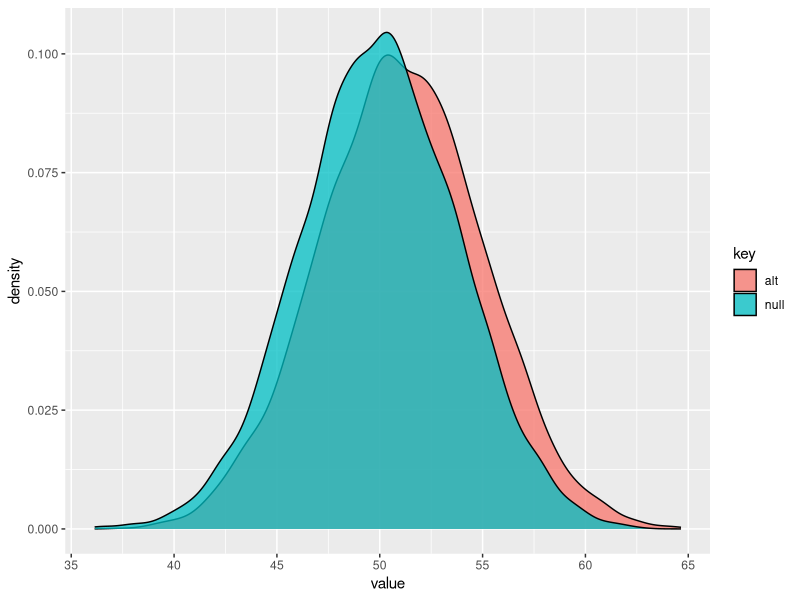
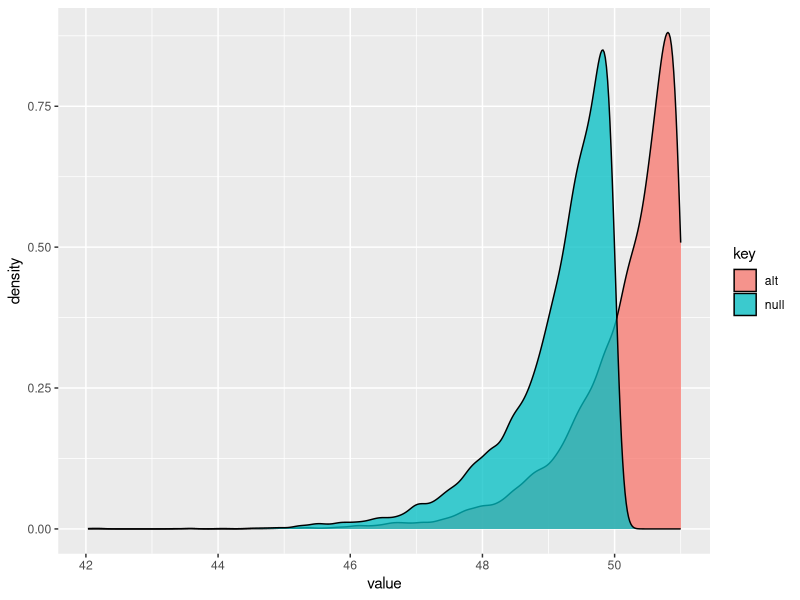
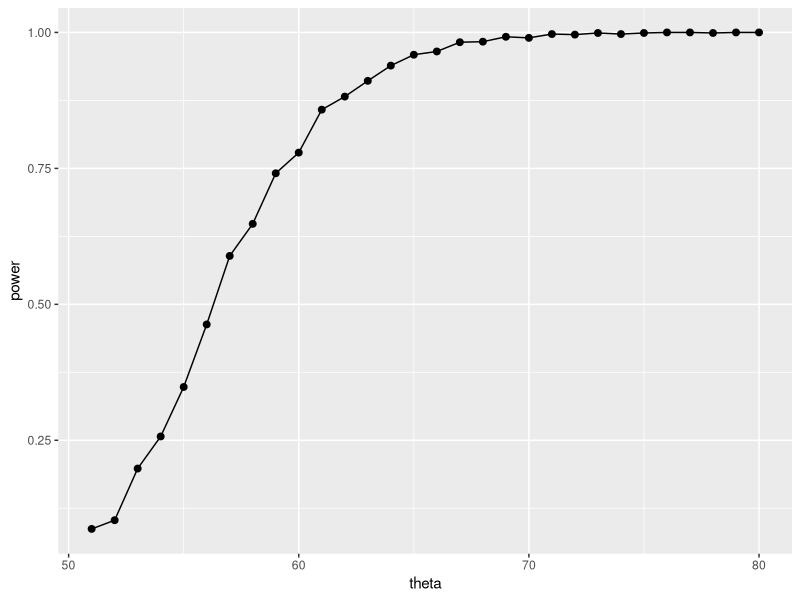
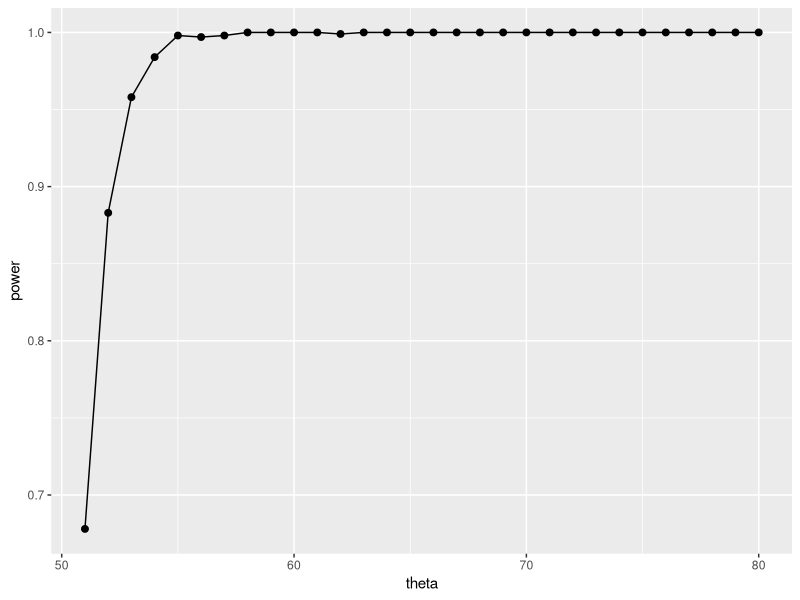
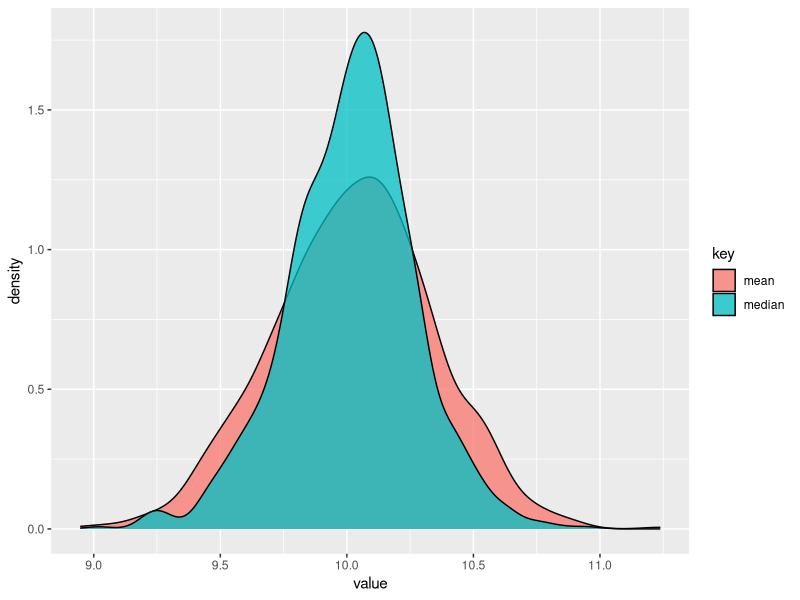

Write R code to recreate these figures, in order.
## ---- chunk 1
knitr::opts_chunk$set(echo = TRUE)
set.seed(288942)
library(tidyverse)
## ---- chunk 2
k <- 10000 # often a good idea to define variables to hold things like the number of samples
## ---- chunk 3
us <- runif(k)
gus <- log(1/us)^3
mean(gus) # estimate
t.test(gus, conf.level = 0.95)$conf.int
## ---- chunk 4
rd <- runif(k)
f <- rd^2
mean(f)
t.test(f, conf.level = 0.95)$conf.int
## ---- chunk 5
x <- runif(k, min = -2, max = 2)
y <- runif(k)
hx <- 4 * x^2 * cos(x*y)
mean(hx)
t.test(hx, conf.level = 0.95)$conf.int
## ---- chunk 6
g <- function(x) {exp(-abs(x))}
h <- function(x) {g(x)/dnorm(x)}
hx <- h(rnorm(k))
mean(hx)
t.test(hx, conf.level = 0.95)$conf.int
## ---- chunk 7
## the `rerun` function will run the code snippet in { ... } and save the results to a list.
null_samples <- rerun(10000, { runif(56, min = 0, max = 50)})
alt_samples  <- rerun(10000, { runif(56, min = 0, max = 51)})
# you can use map_dbl() to compute your test statistic on each sample.
## ---- chunk 8
null_samples <- rerun(10000, { runif(56, min = 0, max = 50)})
alt_samples  <- rerun(10000, { runif(56, min = 0, max = 51)})
mean_dist_null <- map_dbl(null_samples, function(x){2*mean(x)})
mean_dist_alt <- map_dbl(alt_samples, function(x){2*mean(x)})
df <- data.frame(null = mean_dist_null, 
                 alt = mean_dist_alt) %>% gather %>% mutate(key = factor(key))
ggplot(df, aes(x = value, fill = key)) + geom_density(alpha = 0.75)
rr <- quantile(mean_dist_null, 0.95)
rr
pp <- mean(mean_dist_alt >= rr)
pp
## ---- chunk 9
mean_dist_null <- map_dbl(null_samples, function(x){max(x)})
mean_dist_alt <- map_dbl(alt_samples, function(x){max(x)})
df <- data.frame(null = mean_dist_null, 
                 alt = mean_dist_alt) %>% gather %>% mutate(key = factor(key))
ggplot(df, aes(x = value, fill = key)) + geom_density(alpha = 0.75)
rr <- quantile(mean_dist_null, 0.95)
pp <- mean(mean_dist_alt >= rr)
pp
## ---- chunk 10
theta_power <- 51:80
## ---- chunk 11

power_n_mean <- map_dbl(theta_power, function(x) {
  null_samples <- rerun(1000, { runif(56, min = 0, max = 50)})
  alt_samples <- rerun(1000, { runif(56, min = 0, max = x)})
  mean_dist_null <- map_dbl(null_samples, function(y){2*mean(y)})
  mean_dist_alt <- map_dbl(alt_samples, function(y){2*mean(y)})
  rr <- quantile(mean_dist_null, 0.95)
  mean(mean_dist_alt >= rr)
})

temp = 0
for(i in power_n_mean){
  if(i > 0.8){
    temp <- temp + 1
  }
}
num_mean <- 80-temp+1

df2 <- data.frame(theta = theta_power, power = power_n_mean)
ggplot(df2, aes(x = theta, y = power)) + geom_point(size = 2) + geom_line()

power_n_max <- map_dbl(theta_power, function(x) {
  null_samples <- rerun(1000, { runif(56, min = 0, max = 50)})
  alt_samples <- rerun(1000, { runif(56, min = 0, max = x)})
  mean_dist_null <- map_dbl(null_samples, function(y){max(y)})
  mean_dist_alt <- map_dbl(alt_samples, function(y){max(y)})
  rr <- quantile(mean_dist_null, 0.95)
  mean(mean_dist_alt >= rr)
})

temp = 0
for(i in power_n_max){
  if(i > 0.8){
    temp <- temp + 1
  }
}
num_max <- 80-temp+1

df3 <- data.frame(theta = theta_power, power = power_n_max)
ggplot(df3, aes(x = theta, y = power)) + geom_point(size = 2) + geom_line()

num_mean
num_max
## ---- chunk 12
fish <- structure(list(Obs = 1:159, Species = c(1L, 1L, 1L, 1L, 1L, 1L, 
1L, 1L, 1L, 1L, 1L, 1L, 1L, 1L, 1L, 1L, 1L, 1L, 1L, 1L, 1L, 1L, 
1L, 1L, 1L, 1L, 1L, 1L, 1L, 1L, 1L, 1L, 1L, 1L, 1L, 2L, 2L, 2L, 
2L, 2L, 2L, 3L, 3L, 3L, 3L, 3L, 3L, 3L, 3L, 3L, 3L, 3L, 3L, 3L, 
3L, 3L, 3L, 3L, 3L, 3L, 3L, 4L, 4L, 4L, 4L, 4L, 4L, 4L, 4L, 4L, 
4L, 4L, 5L, 5L, 5L, 5L, 5L, 5L, 5L, 5L, 5L, 5L, 5L, 5L, 5L, 5L, 
6L, 6L, 6L, 6L, 6L, 6L, 6L, 6L, 6L, 6L, 6L, 6L, 6L, 6L, 6L, 6L, 
6L, 7L, 7L, 7L, 7L, 7L, 7L, 7L, 7L, 7L, 7L, 7L, 7L, 7L, 7L, 7L, 
7L, 7L, 7L, 7L, 7L, 7L, 7L, 7L, 7L, 7L, 7L, 7L, 7L, 7L, 7L, 7L, 
7L, 7L, 7L, 7L, 7L, 7L, 7L, 7L, 7L, 7L, 7L, 7L, 7L, 7L, 7L, 7L, 
7L, 7L, 7L, 7L, 7L, 7L, 7L, 7L, 7L), Weight = c(242, 290, 340, 
363, 430, 450, 500, 390, 450, 500, 475, 500, 500, NA, 600, 600, 
700, 700, 610, 650, 575, 685, 620, 680, 700, 725, 720, 714, 850, 
1000, 920, 955, 925, 975, 950, 270, 270, 306, 540, 800, 1000, 
40, 69, 78, 87, 120, 0, 110, 120, 150, 145, 160, 140, 160, 169, 
161, 200, 180, 290, 272, 390, 55, 60, 90, 120, 150, 140, 170, 
145, 200, 273, 300, 6.7, 7.5, 7, 9.7, 9.8, 8.7, 10, 9.9, 9.8, 
12.2, 13.4, 12.2, 19.7, 19.9, 200, 300, 300, 300, 430, 345, 456, 
510, 540, 500, 567, 770, 950, 1250, 1600, 1550, 1650, 5.9, 32, 
40, 51.5, 70, 100, 78, 80, 85, 85, 110, 115, 125, 130, 120, 120, 
130, 135, 110, 130, 150, 145, 150, 170, 225, 145, 188, 180, 197, 
218, 300, 260, 265, 250, 250, 300, 320, 514, 556, 840, 685, 700, 
700, 690, 900, 650, 820, 850, 900, 1015, 820, 1100, 1000, 1100, 
1000, 1000), Length1 = c(23.2, 24, 23.9, 26.3, 26.5, 26.8, 26.8, 
27.6, 27.6, 28.5, 28.4, 28.7, 29.1, 29.5, 29.4, 29.4, 30.4, 30.4, 
30.9, 31, 31.3, 31.4, 31.5, 31.8, 31.9, 31.8, 32, 32.7, 32.8, 
33.5, 35, 35, 36.2, 37.4, 38, 23.6, 24.1, 25.6, 28.5, 33.7, 37.3, 
12.9, 16.5, 17.5, 18.2, 18.6, 19, 19.1, 19.4, 20.4, 20.5, 20.5, 
21, 21.1, 22, 22, 22.1, 23.6, 24, 25, 29.5, 13.5, 14.3, 16.3, 
17.5, 18.4, 19, 19, 19.8, 21.2, 23, 24, 9.3, 10, 10.1, 10.4, 
10.7, 10.8, 11.3, 11.3, 11.4, 11.5, 11.7, 12.1, 13.2, 13.8, 30, 
31.7, 32.7, 34.8, 35.5, 36, 40, 40, 40.1, 42, 43.2, 44.8, 48.3, 
52, 56, 56, 59, 7.5, 12.5, 13.8, 15, 15.7, 16.2, 16.8, 17.2, 
17.8, 18.2, 19, 19, 19, 19.3, 20, 20, 20, 20, 20, 20.5, 20.5, 
20.7, 21, 21.5, 22, 22, 22.6, 23, 23.5, 25, 25.2, 25.4, 25.4, 
25.4, 25.9, 26.9, 27.8, 30.5, 32, 32.5, 34, 34, 34.5, 34.6, 36.5, 
36.5, 36.6, 36.9, 37, 37, 37.1, 39, 39.8, 40.1, 40.2, 41.1), 
    Lenght2 = c(25.4, 26.3, 26.5, 29, 29, 29.7, 29.7, 30, 30, 
    30.7, 31, 31, 31.5, 32, 32, 32, 33, 33, 33.5, 33.5, 34, 34, 
    34.5, 35, 35, 35, 35, 36, 36, 37, 38.5, 38.5, 39.5, 41, 41, 
    26, 26.5, 28, 31, 36.4, 40, 14.1, 18.2, 18.8, 19.8, 20, 20.5, 
    20.8, 21, 22, 22, 22.5, 22.5, 22.5, 24, 23.4, 23.5, 25.2, 
    26, 27, 31.7, 14.7, 15.5, 17.7, 19, 20, 20.7, 20.7, 21.5, 
    23, 25, 26, 9.8, 10.5, 10.6, 11, 11.2, 11.3, 11.8, 11.8, 
    12, 12.2, 12.4, 13, 14.3, 15, 32.3, 34, 35, 37.3, 38, 38.5, 
    42.5, 42.5, 43, 45, 46, 48, 51.7, 56, 60, 60, 63.4, 8.4, 
    13.7, 15, 16.2, 17.4, 18, 18.7, 19, 19.6, 20, 21, 21, 21, 
    21.3, 22, 22, 22, 22, 22, 22.5, 22.5, 22.7, 23, 23.5, 24, 
    24, 24.6, 25, 25.6, 26.5, 27.3, 27.5, 27.5, 27.5, 28, 28.7, 
    30, 32.8, 34.5, 35, 36.5, 36, 37, 37, 39, 39, 39, 40, 40, 
    40, 40, 42, 43, 43, 43.5, 44), Lenght3 = c(30, 31.2, 31.1, 
    33.5, 34, 34.7, 34.5, 35, 35.1, 36.2, 36.2, 36.2, 36.4, 37.3, 
    37.2, 37.2, 38.3, 38.5, 38.6, 38.7, 39.5, 39.2, 39.7, 40.6, 
    40.5, 40.9, 40.6, 41.5, 41.6, 42.6, 44.1, 44, 45.3, 45.9, 
    46.5, 28.7, 29.3, 30.8, 34, 39.6, 43.5, 16.2, 20.3, 21.2, 
    22.2, 22.2, 22.8, 23.1, 23.7, 24.7, 24.3, 25.3, 25, 25, 27.2, 
    26.7, 26.8, 27.9, 29.2, 30.6, 35, 16.5, 17.4, 19.8, 21.3, 
    22.4, 23.2, 23.2, 24.1, 25.8, 28, 29, 10.8, 11.6, 11.6, 12, 
    12.4, 12.6, 13.1, 13.1, 13.2, 13.4, 13.5, 13.8, 15.2, 16.2, 
    34.8, 37.8, 38.8, 39.8, 40.5, 41, 45.5, 45.5, 45.8, 48, 48.7, 
    51.2, 55.1, 59.7, 64, 64, 68, 8.8, 14.7, 16, 17.2, 18.5, 
    19.2, 19.4, 20.2, 20.8, 21, 22.5, 22.5, 22.5, 22.8, 23.5, 
    23.5, 23.5, 23.5, 23.5, 24, 24, 24.2, 24.5, 25, 25.5, 25.5, 
    26.2, 26.5, 27, 28, 28.7, 28.9, 28.9, 28.9, 29.4, 30.1, 31.6, 
    34, 36.5, 37.3, 39, 38.3, 39.4, 39.3, 41.4, 41.4, 41.3, 42.3, 
    42.5, 42.4, 42.5, 44.6, 45.2, 45.5, 46, 46.6), Heightpct = c(38.4, 
    40, 39.8, 38, 36.6, 39.2, 41.1, 36.2, 39.9, 39.3, 39.4, 39.7, 
    37.8, 37.3, 40.2, 41.5, 38.8, 38.8, 40.5, 37.4, 38.3, 40.8, 
    39.1, 38.1, 40.1, 40, 40.3, 39.8, 40.6, 44.5, 40.9, 41.1, 
    41.4, 40.6, 37.9, 29.2, 27.8, 28.5, 31.6, 29.7, 28.4, 25.6, 
    26.1, 26.3, 25.3, 28, 28.4, 26.7, 25.8, 23.5, 27.3, 27.8, 
    26.2, 25.6, 27.7, 25.9, 27.6, 25.4, 30.4, 28, 27.1, 41.5, 
    37.8, 37.4, 39.4, 39.7, 36.8, 40.5, 40.4, 40.1, 39.6, 39.2, 
    16.1, 17, 14.9, 18.3, 16.8, 15.7, 16.9, 16.9, 16.7, 15.6, 
    18, 16.5, 18.9, 18.1, 16, 15.1, 15.3, 15.8, 18, 15.6, 16, 
    15, 17, 14.5, 16, 15, 16.2, 17.9, 15, 15, 15.9, 24, 24, 23.9, 
    26.7, 24.8, 27.2, 26.8, 27.9, 24.7, 24.2, 25.3, 26.3, 25.3, 
    28, 26, 24, 26, 25, 23.5, 24.4, 28.3, 24.6, 21.3, 25.1, 28.6, 
    25, 25.7, 24.3, 24.3, 25.6, 29, 24.8, 24.4, 25.2, 26.6, 25.2, 
    24.1, 29.5, 28.1, 30.8, 27.9, 27.7, 27.5, 26.9, 26.9, 26.9, 
    30.1, 28.2, 27.6, 29.2, 26.2, 28.7, 26.4, 27.5, 27.4, 26.8
    ), ` Widthpct` = c(13.4, 13.8, 15.1, 13.3, 15.1, 14.2, 15.3, 
    13.4, 13.8, 13.7, 14.1, 13.3, 12, 13.6, 13.9, 15, 13.8, 13.5, 
    13.3, 14.8, 14.1, 13.7, 13.3, 15.1, 13.8, 14.8, 15, 14.1, 
    14.9, 15.5, 14.3, 14.3, 14.9, 14.7, 13.7, 14.8, 14.5, 15.2, 
    19.3, 16.6, 15, 14, 13.9, 13.7, 14.3, 16.1, 14.7, 14.7, 13.9, 
    15.2, 14.6, 15.1, 13.3, 15.2, 14.1, 13.6, 15.4, 14, 15.4, 
    15.6, 15.3, 14.1, 13.3, 13.5, 13.7, 14.7, 14.2, 14.7, 13.1, 
    14.2, 14.8, 14.6, 9.7, 10, 9.9, 11.5, 10.3, 10.2, 9.8, 8.9, 
    8.7, 10.4, 9.4, 9.1, 13.6, 11.6, 9.7, 11, 11.3, 10.1, 11.3, 
    9.7, 9.5, 9.8, 11.2, 10.2, 10, 10.5, 11.2, 11.7, 9.6, 9.6, 
    11, 16, 13.6, 15.2, 15.3, 15.9, 17.3, 16.1, 15.1, 14.6, 13.2, 
    15.8, 14.7, 16.3, 15.5, 14.5, 15, 15, 15, 17, 15.1, 15.1, 
    15, 14.8, 14.9, 14.6, 15, 15.9, 13.9, 15.7, 14.8, 17.9, 15, 
    15, 15.8, 14.3, 15.4, 15.1, 17.7, 17.5, 20.9, 17.6, 17.6, 
    15.9, 16.2, 18.1, 14.5, 17.8, 16.8, 17, 17.6, 15.6, 15.4, 
    16.1, 16.3, 17.7, 16.3), Sex = c(NA, NA, NA, NA, NA, NA, 
    NA, NA, NA, NA, NA, NA, NA, 1L, 1L, NA, 1L, NA, NA, NA, 1L, 
    NA, NA, NA, NA, 1L, NA, NA, NA, 0L, 0L, NA, 1L, 0L, NA, NA, 
    NA, NA, NA, 0L, NA, NA, NA, NA, NA, NA, NA, 0L, 0L, 0L, 0L, 
    0L, NA, 0L, NA, NA, 0L, NA, NA, 0L, NA, NA, 1L, 1L, 1L, NA, 
    NA, 0L, 0L, NA, 0L, 0L, 1L, 0L, 1L, 0L, 1L, 1L, 1L, 0L, 0L, 
    0L, 0L, 0L, 0L, 0L, NA, 0L, NA, NA, NA, 1L, NA, NA, NA, NA, 
    0L, 0L, NA, NA, NA, 0L, 0L, NA, NA, NA, NA, NA, NA, NA, NA, 
    NA, NA, NA, NA, 1L, 0L, 0L, NA, NA, NA, 0L, 0L, 0L, NA, NA, 
    NA, NA, NA, NA, 0L, NA, NA, 0L, 0L, NA, 0L, NA, 0L, 0L, NA, 
    NA, 0L, 0L, 0L, 0L, 0L, 0L, NA, NA, 0L, 0L, 0L, 0L, 0L, 0L, 
    0L, 1L, 0L)), class = "data.frame", row.names = c(NA, -159L
)) 
## ---- chunk 13
summary(fish)
## ---- chunk 14
length1 <- c()
for(i in 1:length(fish[["Species"]])){
  if(fish[["Species"]][i] == 7){
    length1 <- c(length1, fish[["Length1"]][i])
  }
}
length(length1)
## ---- chunk 15
2*mean(length1) < 56.29058
## ---- chunk 16
rlaplace <- function(n, theta) {
  s <- 2 * rbinom(n, size = 1, p = 0.5) - 1
  m <- rexp(n) 
  s * m + theta
}
## ---- chunk 17
n <- 20
true_theta <- 10
samples <- rerun(1000, { rlaplace(n, true_theta)})

median_sample_dist <- map_dbl(samples, median)
mean_sample_dist <- map_dbl(samples, mean)

df <- data.frame(median = median_sample_dist, 
                 mean = mean_sample_dist) %>% gather %>% mutate(key = factor(key))
ggplot(df, aes(x = value, fill = key)) + geom_density(alpha = 0.75)
## ---- chunk 18
bias_median <-mean(median_sample_dist) - true_theta
bias_mean <- mean(mean_sample_dist) - true_theta
bias_median
bias_mean
## ---- chunk 19
var_median <- var(median_sample_dist)
var_mean <- var(mean_sample_dist)
var_median
var_mean

## ---- chunk 20
mean((median_sample_dist - true_theta)^2)
mean((mean_sample_dist - true_theta)^2)
## ---- chunk 21
MSE_median <- var_median - mean((median_sample_dist - true_theta)^2)
MSE_mean <- var_mean - mean((mean_sample_dist - true_theta)^2)
MSE_median
MSE_mean
## ---- chunk 22
t.test((median_sample_dist - true_theta)^2, conf.level = 0.999)$conf.int
t.test((mean_sample_dist - true_theta)^2, conf.level = 0.999)$conf.int
